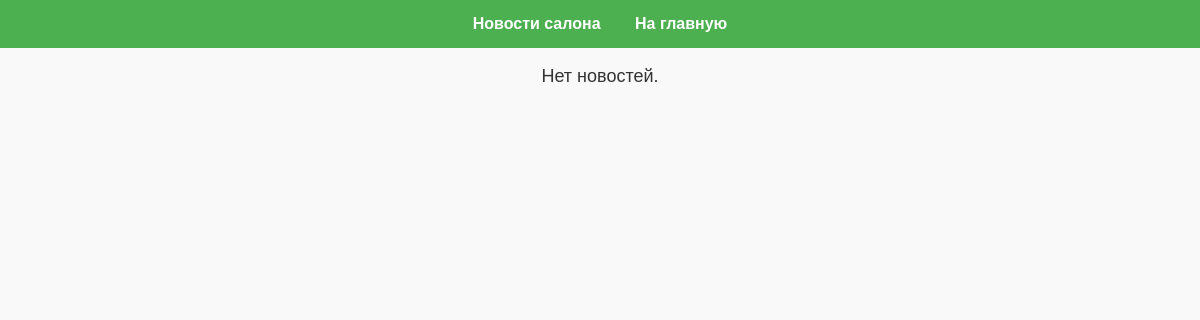
/news/ (signed in), run on an earlier commit of the app's database.
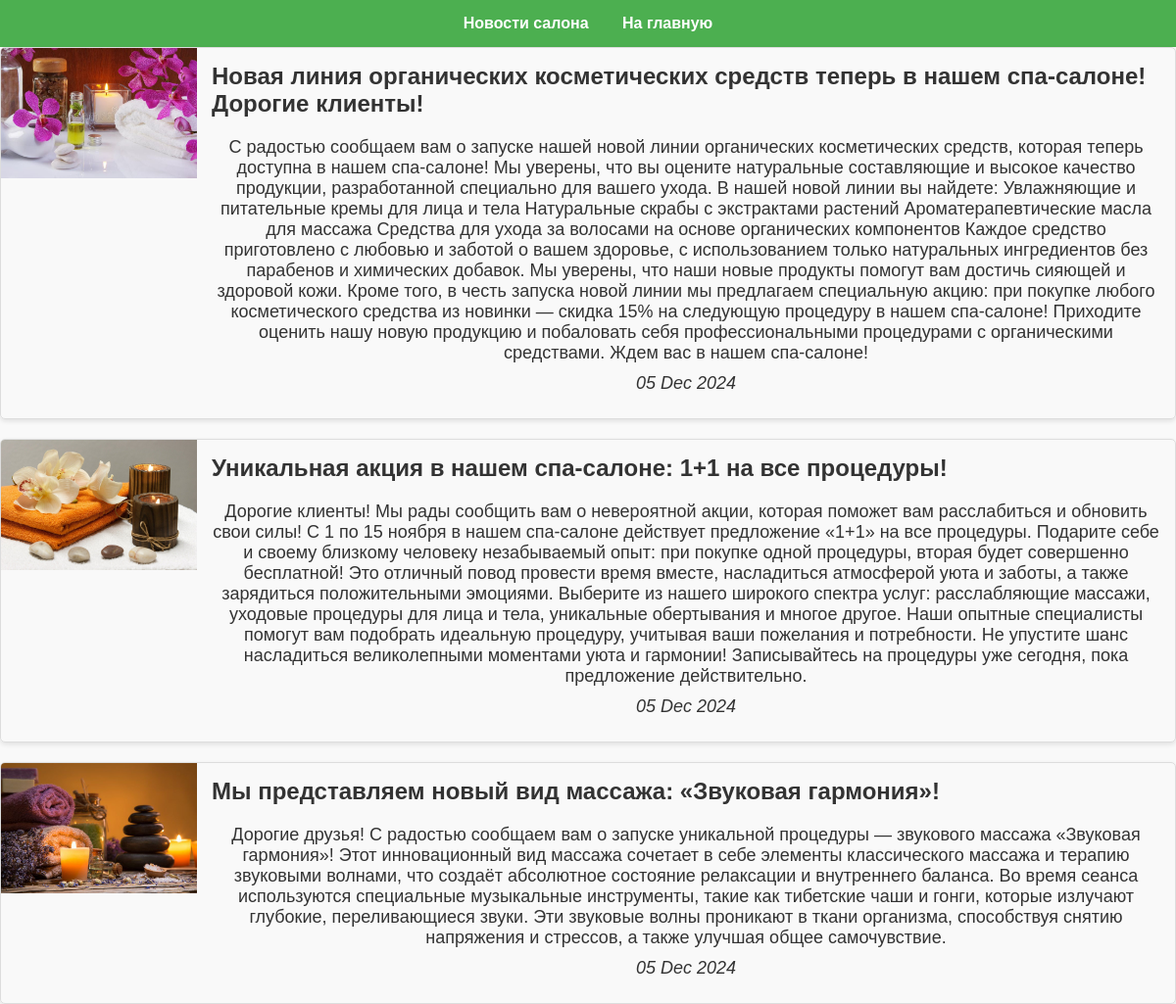
And on a later commit of the database.
### spa_salon_services/models.py (models this page shows, shortened)
class News(models.Model):
    title = models.CharField(max_length=200)
    content = models.TextField()
    created_at = models.DateTimeField(auto_now_add=True)  # Дата и время создания записи
    image = models.ImageField(upload_to='news_images/')  # Поле для загрузки изображения

### spa_salon_services/views.py (the view)
# urls.py: path('news/', views.view_news, name='news'),  # Маршрут для страницы новостей
@login_required
def view_news(request):
    news_items = News.objects.all().order_by('-created_at')  # Получаем все новости и сортируем по дате
    return render(request, 'services/view_news.html', {'news_items': news_items})

### spa_salon_services/templates/services/view_news.html (shortened to what this page needs)
{% load static %}
<!DOCTYPE html>
<html lang="ru">
<head>
    <link rel="stylesheet" href="{% static 'css/style_for_news.css' %}">
    <link rel="stylesheet" href="{% static 'css/style2.css' %}">
</head>
<body style="
    background-image: url('https://bogatyr.club/uploads/posts/2023-02/1675476878_bogatyr-club-p-pioni-svetlie-fon-vkontakte-1.jpg');
    background-size: auto 100%; /* Растягивает изображение по высоте, а ширина остается естественной */
    background-position: center; /* Центрует изображение по горизонтали */
    background-repeat: repeat-y; /* Позволяет изображению повторяться по вертикали */
    margin: 0; /* Убирает отступы по умолчанию */
">
    <nav> <a>Новости салона</a>
        <a href="{% url 'home' %}">На главную</a> </nav>
    <div class="news-container">
        {% for news in news_items %}
        <div class="news-item">
            <div class="news-image">
                <img src="{{ news.image.url }}" alt="News Image">
            </div>
            <div class="news-content">
                <h2>{{ news.title }}</h2>
                <p>{{ news.content }}</p>
                <p><em>{{ news.created_at|date:"d M Y" }}</em></p>
            </div>
        </div>
        {% empty %}
        <p>Нет новостей.</p>
        {% endfor %}
    </div>
</body>
</html>

### spa_salon_services/static/css/style_for_news.css (style rules this page uses)
.news-container { display: flex; flex-direction: column; gap: 20px; }
.news-item { display: flex; border: 1px solid #ddd; border-radius: 5px; overflow: hidden; box-shadow: 0 2px 5px rgba(0, 0, 0, 0.1); }
.news-image { flex: 1; max-width: 200px; overflow: hidden; }
.news-image img { width: 100%; height: auto; }
.news-content { flex: 2; padding: 15px; }
.news-content h2 { margin-top: 0; }
.news-content p { margin: 10px 0; }

### spa_salon_services/static/css/style2.css (style rules this page uses)
body { font-family: Arial, sans-serif; background-color: #f9f9f9; margin: 0; padding: 0; color: #333; }
nav { background-color: #4CAF50; padding: 15px; text-align: center; }
nav a { margin: 0 15px; text-decoration: none; color: white; font-weight: bold; transition: background-color 0.3s; }
p { text-align: center; font-size: 18px; }

What changed in the data, as far as the page shows it:
added News: image (picture), title "Новая линия органических косметических средств теперь в нашем спа-салоне! Дорогие клиенты!", content "С радостью сообщаем вам о запуске нашей новой линии органических косметических средств, которая теперь доступна в нашем спа-салоне! Мы уверены, что вы оцените натуральные составляющие и высокое качество продукции, разработанной специально для вашего ухода. В нашей новой линии вы найдете: Увлажняющие и питательные кремы для лица и тела Натуральные скрабы с экстрактами растений Ароматерапевтические масла для массажа Средства для ухода за волосами на основе органических компонентов Каждое средство приготовлено с любовью и заботой о вашем здоровье, с использованием только натуральных ингредиентов без парабенов и химических добавок. Мы уверены, что наши новые продукты помогут вам достичь сияющей…", created_at "05 Dec 2024"
added News: image (picture), title "Уникальная акция в нашем спа-салоне: 1+1 на все процедуры!", content "Дорогие клиенты! Мы рады сообщить вам о невероятной акции, которая поможет вам расслабиться и обновить свои силы! С 1 по 15 ноября в нашем спа-салоне действует предложение «1+1» на все процедуры. Подарите себе и своему близкому человеку незабываемый опыт: при покупке одной процедуры, вторая будет совершенно бесплатной! Это отличный повод провести время вместе, насладиться атмосферой уюта и заботы, а также зарядиться положительными эмоциями. Выберите из нашего широкого спектра услуг: расслабляющие массажи, уходовые процедуры для лица и тела, уникальные обертывания и многое другое. Наши опытные специалисты помогут вам подобрать идеальную процедуру, учитывая ваши пожелания и потребности. Не…", created_at "05 Dec 2024"
added News: image (picture), title "Мы представляем новый вид массажа: «Звуковая гармония»!", content "Дорогие друзья! С радостью сообщаем вам о запуске уникальной процедуры — звукового массажа «Звуковая гармония»! Этот инновационный вид массажа сочетает в себе элементы классического массажа и терапию звуковыми волнами, что создаёт абсолютное состояние релаксации и внутреннего баланса. Во время сеанса используются специальные музыкальные инструменты, такие как тибетские чаши и гонги, которые излучают глубокие, переливающиеся звуки. Эти звуковые волны проникают в ткани организма, способствуя снятию напряжения и стрессов, а также улучшая общее самочувствие.", created_at "05 Dec 2024"
Also different on the page:
text no longer shown: "Нет новостей."
